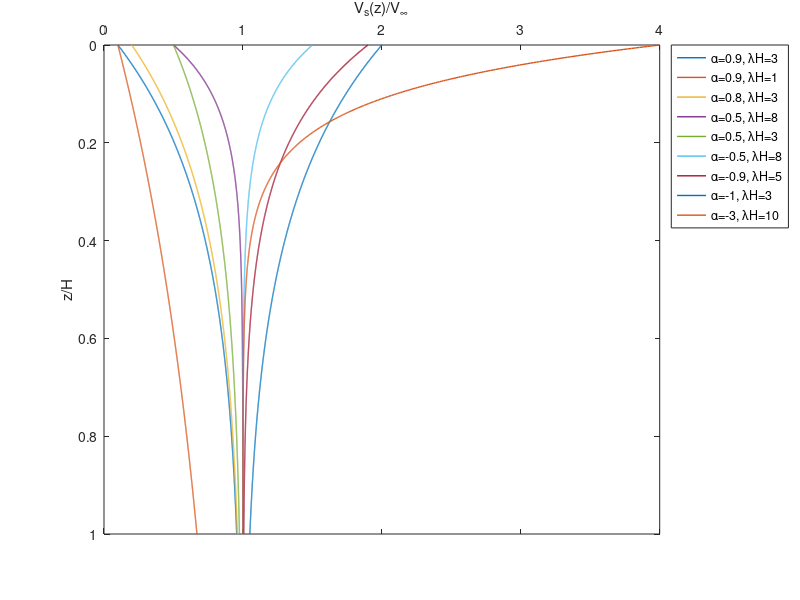

The MATLAB source for this figure:
clear; close all; clc;

% ----- Given parameters -----
H = 50;  % m
alpha_vec    = [0.9 0.9 0.8 0.5 0.5 -0.5 -0.9 -1 -3];
lambdaH_vec  = [3   1   3   8   3    8    5    3  10];

% Depth vector 
z  = linspace(0, H, 1000);     % m
zn = z / H;                    % normalized depth z/H

% Preallocate
all_x = [];

figure(1); clf; hold on; box on;

% Loop
for k = 1:numel(alpha_vec)
    alpha    = alpha_vec(k);
    lambdaH  = lambdaH_vec(k);
    lambda   = lambdaH / H;           

    % Vs/Vinf = 1 - alpha * exp(-lambda * z)  
    Vs_over_Vinf = 1 - alpha .* exp(-lambda .* z);

    % Store
    all_x = [all_x, Vs_over_Vinf];

    % Plot
    plot(Vs_over_Vinf, zn, 'LineWidth', 1, ...
        'DisplayName', sprintf('\\alpha=%.2g, \\lambdaH=%.2g', alpha, lambdaH));
end

% Axis formatting
set(gca, 'XAxisLocation', 'top');
set(gca, 'YDir', 'reverse');

% Labels
xlabel('V_s(z)/V_{\infty}');
ylabel('z/H');


ylim([0 1]);

legend('Location','bestoutside');
hold off;
